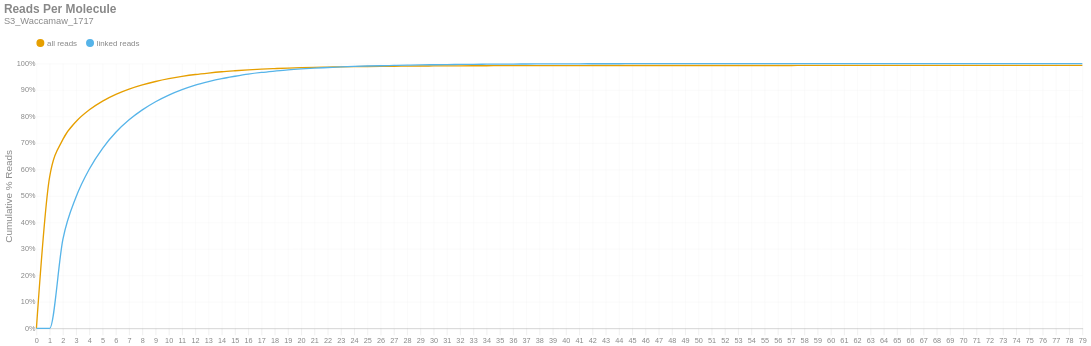

Write notebook code for a chart like this one.
### Markdown cell above
### Reads per Molecule
This chart shows the cumulative distribution of the number of reads per linked molecule. That is, how many alignments are associated with a unique molecule. This excludes the number of reads associated with invalid or absent linked-read barcodes. The `linked` histogram is the percentages recalculated when disregarding singletons.

### Code cell
if SKIPLR:
    print_html(f"Skipped")
else:
    counts = np.bincount(valids['reads'].cast(pl.Int64).to_numpy())
    weighted = counts * np.arange(len(counts))
    all_perc = weighted / n_reads
    linked_perc = weighted / n_linked_reads
    linked_perc[1] = 0
    binned_df = pl.DataFrame({
        'readsper': list(range(len(counts))),
        'all reads (cumsum)': np.cumsum(all_perc).tolist(),
        'linked reads (cumsum)': np.cumsum(linked_perc).tolist(),
    })

    with SafeRender(binned_df):
        (
            density_plot(binned_df, 'Reads Per Molecule', samplename, 'readspmol')
            .encode(
                x=alt.X('readsper:O', title=None).axis(labelAngle=0).scale(padding=0),
                y=alt.Y('value:Q', title='Cumulative % Reads').axis(format='%').stack(False),
                color=alt.Color("key:N").scale(domain=["all reads", "linked reads"]),
                tooltip=[
                    alt.Tooltip("key:N", title="Data Type"),
                    alt.Tooltip("readsper:O", title="Reads Per Molecule"),
                    alt.Tooltip("value:Q", format=".2%", title="% Reads (Cum.)")
                ]            
            )
        ).display()

### Figure 1 — Vega-Lite specification as saved in the notebook (floating-point values rounded to 4 significant figures)
{"width": "container", "height": 400, "config": {"title": {"anchor": "start", "dy": -15, "fontSize": 18, "color": "#888888", "subtitleColor": "#888888", "subtitleFontSize": 14}, "arc": {"fill": "#0072B2"}, "axis": {"domainColor": "#888888", "domainWidth": 0.5, "gridWidth": 0.2, "grid": false, "titleFontWeight": 400, "titleFontSize": 15, "labelFontSize": 11, "labelColor": "#888888", "tickColor": "#888888", "tickWidth": 0.2, "titleColor": "#888888"}, "axisBand": {"grid": false}, "axisX": {"grid": true, "tickSize": 10, "domainCap": "round"}, "axisY": {"domain": false, "grid": true, "tickSize": 0, "domainCap": "round"}, "background": "transparent", "header": {"labelFontSize": 15, "labelColor": "#888888", "titleFontSize": 15, "titleFontWeight": 600, "titleColor": "#888888"}, "legend": {"labelFont": "sans-serif", "labelFontSize": 12, "labelColor": "#888888", "symbolSize": 100, "symbolType": "circle", "titleFontSize": 12, "titlePadding": 10, "titleColor": "#888888", "title": null, "orient": "top"}, "range": {"category": ["#E69F00", "#56B4E9", "#009E73", "#F0E442", "#0072B2", "#D55E00", "#CC79A7", "#000000"], "diverging": ["#cfe8f3", "#a2d4ec", "#73bfe2", "#46abdb", "#1696d2", "#12719e"]}, "area": {"fill": "#0072B2", "fillOpacity": 0.7, "line": true, "strokeOpacity": 0.7}, "line": {"color": "#0072B2", "stroke": "#0072B2", "strokeWidth": 2}, "trail": {"color": "#0072B2", "stroke": "#0072B2", "strokeWidth": 0, "size": 1}, "point": {"filled": true, "fillOpacity": 1.0, "size": 95}, "text": {"color": "#888888", "fontSize": 11, "align": "right", "fontWeight": 400, "size": 11}, "bar": {"fill": "#0072B2", "stroke": null}, "view": {"stroke": null, "continuousWidth": 660, "continuousHeight": 400}}, "data": {"name": "data-0bc43db98e7b91b55f56affe403002dc"}, "mark": {"type": "line", "interpolate": "monotone", "point": {"opacity": 0, "size": 275}}, "encoding": {"color": {"field": "key", "scale": {"domain": ["all reads", "linked reads"]}, "type": "nominal"}, "tooltip": [{"field": "key", "title": "Data Type", "type": "nominal"}, {"field": "readsper", "title": "Reads Per Molecule", "type": "ordinal"}, {"field": "value", "format": ".2%", "title": "% Reads (Cum.)", "type": "quantitative"}], "x": {"axis": {"labelAngle": 0}, "field": "readsper", "scale": {"padding": 0}, "title": null, "type": "ordinal"}, "y": {"axis": {"format": "%"}, "field": "value", "stack": false, "title": "Cumulative % Reads", "type": "quantitative"}}, "params": [{"name": "param_c36ac31b6afebe62", "select": {"type": "point", "fields": ["key"]}, "bind": "legend"}], "title": {"text": "Reads Per Molecule", "subtitle": "S3_Waccamaw_1717"}, "transform": [{"fold": ["all reads (cumsum)", "linked reads (cumsum)"]}, {"calculate": "replace(datum.key, ' (cumsum)', '')", "as": "key"}, {"filter": {"param": "param_c36ac31b6afebe62"}}], "usermeta": {"embedOptions": {"downloadFileName": "S3_Waccamaw_1717.readspmol"}}, "$schema": "https://vega.github.io/schema/vega-lite/v6.1.0.json", "datasets": {"data-0bc43db98e7b91b55f56affe403002dc": [{"readsper": 0, "all reads (cumsum)": 0.0, "linked reads (cumsum)": 0.0}, {"readsper": 1, "all reads (cumsum)": 0.5724, "linked reads (cumsum)": 0.0}, {"readsper": 2, "all reads (cumsum)": 0.7135, "linked reads (cumsum)": 0.3357}, {"readsper": 3, "all reads (cumsum)": 0.7813, "linked reads (cumsum)": 0.4968}, {"readsper": 4, "all reads (cumsum)": 0.8254, "linked reads (cumsum)": 0.6018}, {"readsper": 5, "all reads (cumsum)": 0.8582, "linked reads (cumsum)": 0.6798}, {"readsper": 6, "all reads (cumsum)": 0.8837, "linked reads (cumsum)": 0.7403}, {"readsper": 7, "all reads (cumsum)": 0.9035, "linked reads (cumsum)": 0.7875}, {"readsper": 8, "all reads (cumsum)": 0.9193, "linked reads (cumsum)": 0.8251}, {"readsper": 9, "all reads (cumsum)": 0.9322, "linked reads (cumsum)": 0.8557}, {"readsper": 10, "all reads (cumsum)": 0.9428, "linked reads (cumsum)": 0.8808}, {"readsper": 11, "all reads (cumsum)": 0.9513, "linked reads (cumsum)": 0.9012}, {"readsper": 12, "all reads (cumsum)": 0.9586, "linked reads (cumsum)": 0.9184}, {"readsper": 13, "all reads (cumsum)": 0.9642, "linked reads (cumsum)": 0.9318}, {"readsper": 14, "all reads (cumsum)": 0.969, "linked reads (cumsum)": 0.9432}, {"readsper": 15, "all reads (cumsum)": 0.9727, "linked reads (cumsum)": 0.9521}, {"readsper": 16, "all reads (cumsum)": 0.9761, "linked reads (cumsum)": 0.9602}, {"readsper": 17, "all reads (cumsum)": 0.9788, "linked reads (cumsum)": 0.9664}, {"readsper": 18, "all reads (cumsum)": 0.9809, "linked reads (cumsum)": 0.9715}, {"readsper": 19, "all reads (cumsum)": 0.9829, "linked reads (cumsum)": 0.9762}, {"readsper": 20, "all reads (cumsum)": 0.9844, "linked reads (cumsum)": 0.9798}, {"readsper": 21, "all reads (cumsum)": 0.9856, "linked reads (cumsum)": 0.9826}, {"readsper": 22, "all reads (cumsum)": 0.9865, "linked reads (cumsum)": 0.985}, {"readsper": 23, "all reads (cumsum)": 0.9876, "linked reads (cumsum)": 0.9874}, {"readsper": 24, "all reads (cumsum)": 0.9883, "linked reads (cumsum)": 0.9891}, {"readsper": 25, "all reads (cumsum)": 0.9889, "linked reads (cumsum)": 0.9906}, {"readsper": 26, "all reads (cumsum)": 0.9894, "linked reads (cumsum)": 0.9918}, {"readsper": 27, "all reads (cumsum)": 0.9899, "linked reads (cumsum)": 0.9928}, {"readsper": 28, "all reads (cumsum)": 0.9903, "linked reads (cumsum)": 0.9939}, {"readsper": 29, "all reads (cumsum)": 0.9907, "linked reads (cumsum)": 0.9948}, {"readsper": 30, "all reads (cumsum)": 0.991, "linked reads (cumsum)": 0.9955}, {"readsper": 31, "all reads (cumsum)": 0.9912, "linked reads (cumsum)": 0.9961}, {"readsper": 32, "all reads (cumsum)": 0.9915, "linked reads (cumsum)": 0.9967}, {"readsper": 33, "all reads (cumsum)": 0.9917, "linked reads (cumsum)": 0.9972}, {"readsper": 34, "all reads (cumsum)": 0.9918, "linked reads (cumsum)": 0.9975}, {"readsper": 35, "all reads (cumsum)": 0.992, "linked reads (cumsum)": 0.9979}, {"readsper": 36, "all reads (cumsum)": 0.9921, "linked reads (cumsum)": 0.9981}, {"readsper": 37, "all reads (cumsum)": 0.9922, "linked reads (cumsum)": 0.9984}, {"readsper": 38, "all reads (cumsum)": 0.9923, "linked reads (cumsum)": 0.9986}, {"readsper": 39, "all reads (cumsum)": 0.9924, "linked reads (cumsum)": 0.9988}, {"readsper": 40, "all reads (cumsum)": 0.9924, "linked reads (cumsum)": 0.9989}, {"readsper": 41, "all reads (cumsum)": 0.9925, "linked reads (cumsum)": 0.999}, {"readsper": 42, "all reads (cumsum)": 0.9925, "linked reads (cumsum)": 0.9992}, {"readsper": 43, "all reads (cumsum)": 0.9925, "linked reads (cumsum)": 0.9992}, {"readsper": 44, "all reads (cumsum)": 0.9926, "linked reads (cumsum)": 0.9994}, {"readsper": 45, "all reads (cumsum)": 0.9926, "linked reads (cumsum)": 0.9994}, {"readsper": 46, "all reads (cumsum)": 0.9927, "linked reads (cumsum)": 0.9995}, {"readsper": 47, "all reads (cumsum)": 0.9927, "linked reads (cumsum)": 0.9996}, {"readsper": 48, "all reads (cumsum)": 0.9927, "linked reads (cumsum)": 0.9996}, {"readsper": 49, "all reads (cumsum)": 0.9927, "linked reads (cumsum)": 0.9996}, {"readsper": 50, "all reads (cumsum)": 0.9927, "linked reads (cumsum)": 0.9996}, {"readsper": 51, "all reads (cumsum)": 0.9927, "linked reads (cumsum)": 0.9997}, {"readsper": 52, "all reads (cumsum)": 0.9927, "linked reads (cumsum)": 0.9997}, {"readsper": 53, "all reads (cumsum)": 0.9927, "linked reads (cumsum)": 0.9997}, {"readsper": 54, "all reads (cumsum)": 0.9928, "linked reads (cumsum)": 0.9998}, {"readsper": 55, "all reads (cumsum)": 0.9928, "linked reads (cumsum)": 0.9998}, {"readsper": 56, "all reads (cumsum)": 0.9928, "linked reads (cumsum)": 0.9998}, {"readsper": 57, "all reads (cumsum)": 0.9928, "linked reads (cumsum)": 0.9998}, {"readsper": 58, "all reads (cumsum)": 0.9928, "linked reads (cumsum)": 0.9998}, {"readsper": 59, "all reads (cumsum)": 0.9928, "linked reads (cumsum)": 0.9998}, {"readsper": 60, "all reads (cumsum)": 0.9928, "linked reads (cumsum)": 0.9998}, {"readsper": 61, "all reads (cumsum)": 0.9928, "linked reads (cumsum)": 0.9999}, {"readsper": 62, "all reads (cumsum)": 0.9928, "linked reads (cumsum)": 0.9999}, {"readsper": 63, "all reads (cumsum)": 0.9928, "linked reads (cumsum)": 0.9999}, {"readsper": 64, "all reads (cumsum)": 0.9928, "linked reads (cumsum)": 0.9999}, {"readsper": 65, "all reads (cumsum)": 0.9928, "linked reads (cumsum)": 0.9999}, {"readsper": 66, "all reads (cumsum)": 0.9928, "linked reads (cumsum)": 0.9999}, {"readsper": 67, "all reads (cumsum)": 0.9928, "linked reads (cumsum)": 0.9999}, {"readsper": 68, "all reads (cumsum)": 0.9928, "linked reads (cumsum)": 0.9999}, {"readsper": 69, "all reads (cumsum)": 0.9928, "linked reads (cumsum)": 0.9999}, {"readsper": 70, "all reads (cumsum)": 0.9928, "linked reads (cumsum)": 0.9999}, {"readsper": 71, "all reads (cumsum)": 0.9928, "linked reads (cumsum)": 0.9999}, {"readsper": 72, "all reads (cumsum)": 0.9928, "linked reads (cumsum)": 0.9999}, {"readsper": 73, "all reads (cumsum)": 0.9928, "linked reads (cumsum)": 0.9999}, {"readsper": 74, "all reads (cumsum)": 0.9928, "linked reads (cumsum)": 0.9999}, {"readsper": 75, "all reads (cumsum)": 0.9928, "linked reads (cumsum)": 0.9999}, {"readsper": 76, "all reads (cumsum)": 0.9928, "linked reads (cumsum)": 0.9999}, {"readsper": 77, "all reads (cumsum)": 0.9928, "linked reads (cumsum)": 0.9999}, {"readsper": 78, "all reads (cumsum)": 0.9928, "linked reads (cumsum)": 0.9999}, {"readsper": 79, "all reads (cumsum)": 0.9929, "linked reads (cumsum)": 1.0}]}}
